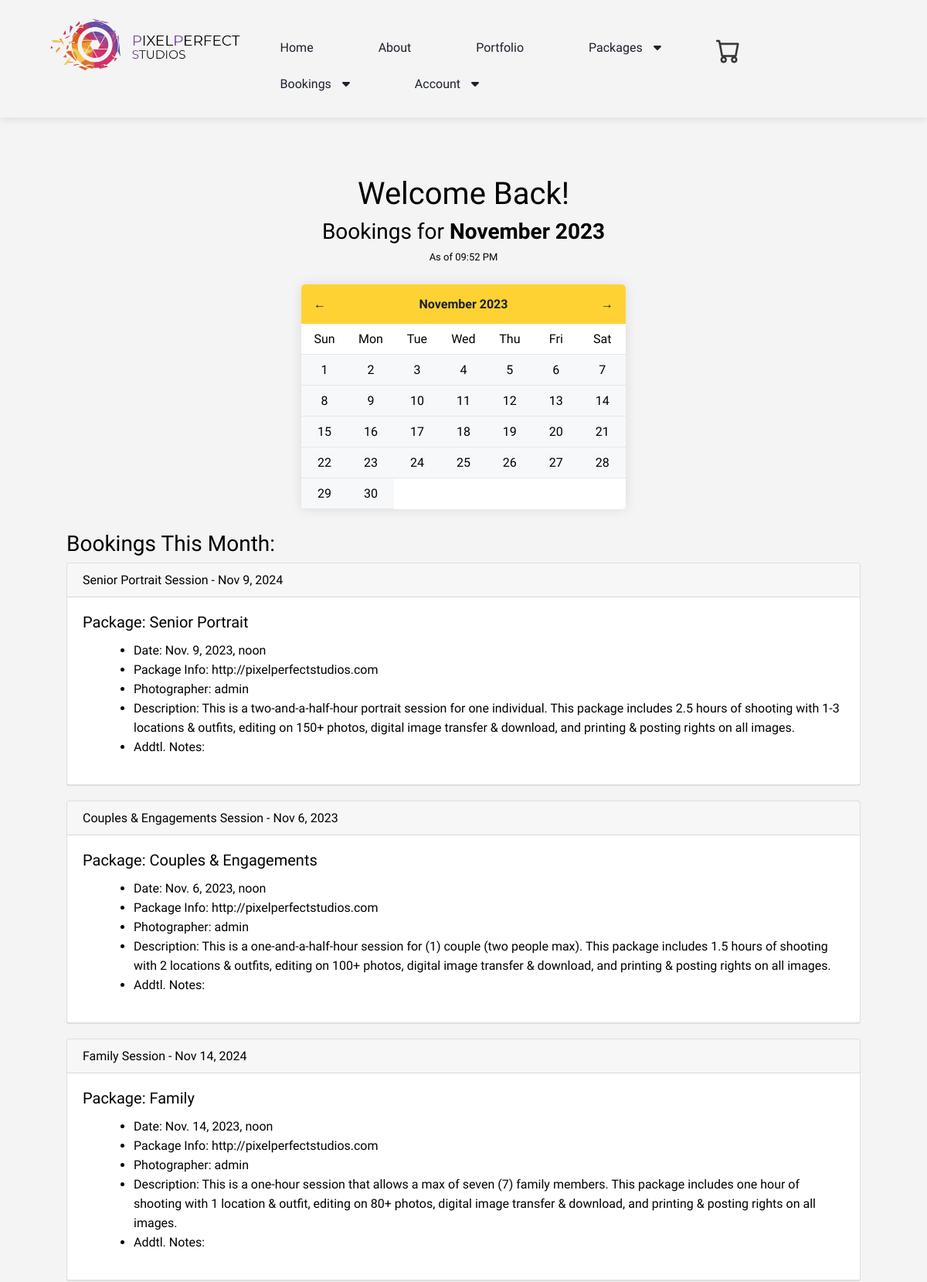
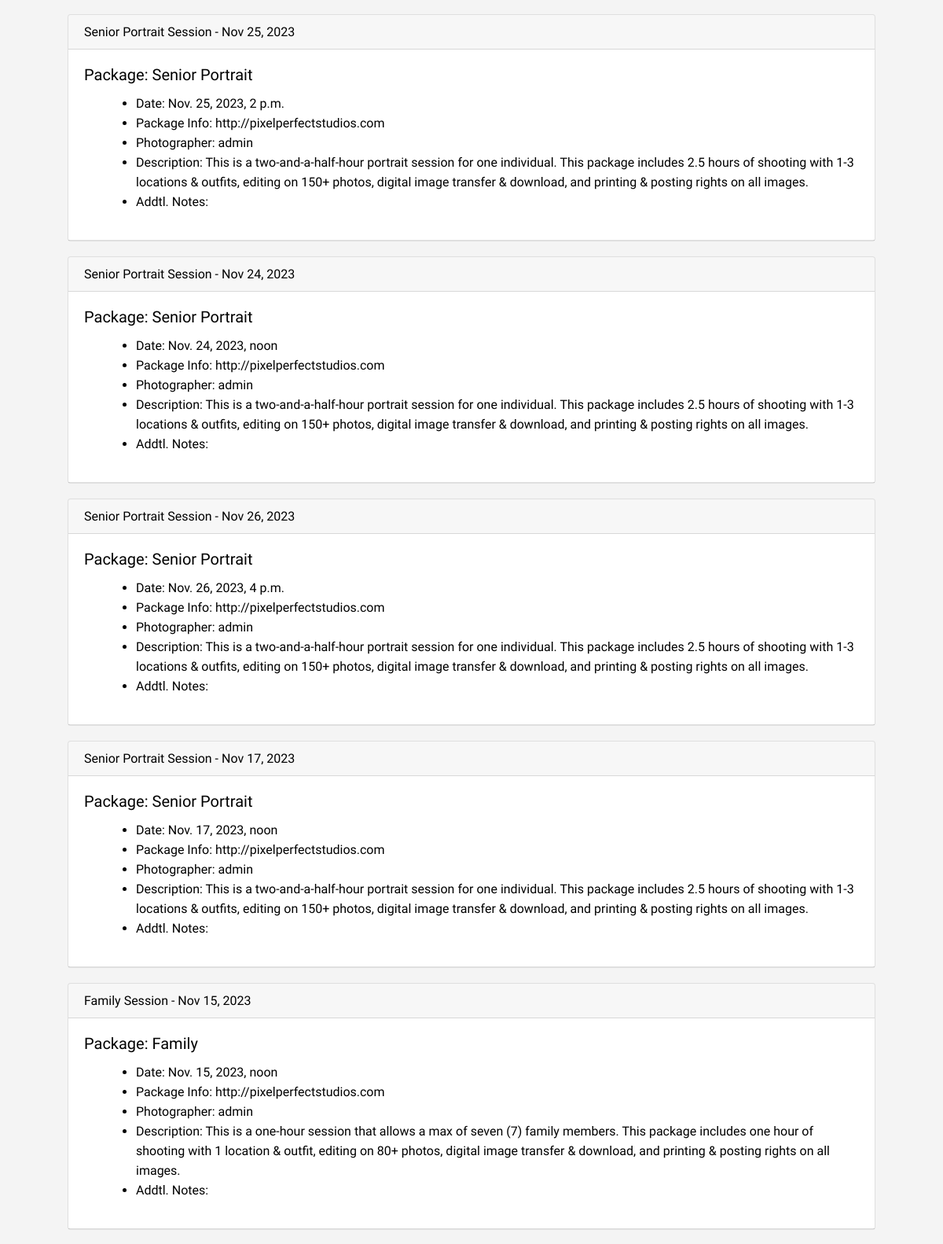
The page /bookings/ (upper part) on the database its author committed (2 pictures, top to bottom).
### events/models.py (models this page shows, shortened)
class Event(models.Model):
    name = models.CharField('Event Name', max_length=120)
    event_date = models.DateTimeField('Event Date')
    venue = models.ForeignKey(Venue, blank=True, null=True, on_delete=models.CASCADE)
    manager = models.ForeignKey(User, blank=True, null=True, on_delete=models.SET_NULL)
    description = models.TextField(blank=True)
    attendees = models.ManyToManyField(MyClubUser, blank=True)
    approved = models.BooleanField('Approved', default=False)
    def __str__(self):
        return self.name

class Venue(models.Model):
    name = models.CharField('Venue Name', max_length=120)
    address = models.CharField(max_length=300)
    zip_code = models.CharField('Zip Code', max_length=15)
    phone = models.CharField('Contact Phone', max_length=25, blank=True)
    web = models.URLField('Website Address', blank=True)
    email_address = models.EmailField('Email Address', blank=True)
    owner = models.IntegerField("Venue Owner", blank=False, default=1)
    venue_image = models.ImageField(null=True, blank=True, upload_to="images/")
    def __str__(self):
        return self.name

### events/views.py (the view)
# urls.py: path('', views.home, name="home"),
def home(request, year=datetime.now().year, month=datetime.now().strftime('%B')):
    name = "John"
    month = month.capitalize()
    month_number = list(calendar.month_name).index(month)
    month_number = int(month_number)
    cal = HTMLCalendar().formatmonth(
        year,
        month_number)
    now = datetime.now()
    current_year = now.year
    event_list = Event.objects.filter(
        event_date__year=year,
        event_date__month=month_number
    )
    time = now.strftime('%I:%M %p')
    return render(request,
                  'events/home.html', {
                      "name": name,
                      "year": year,
                      "month": month,
                      "month_number": month_number,
                      "cal": cal,
                      "current_year": current_year,
                      "time": time,
                      "event_list": event_list,
                  })

### catalog/templates/events/home.html (shortened to what this page needs)
{% extends 'events/base.html' %}
{% block content %}
    <div style="text-align: center;">
        <h1>Welcome Back!</h1>
        <h3>Bookings for <strong>{{ month }} {{ year }}</strong></h3>
        <p style="font-size: 13px;">As of {{ time }}</p>
        <br/><br/>
        <div class="calendar" style="margin: -10px auto;">
            <div class="header" style="background-color: #ffd234; color: #1c212d;">
                <span class="prev">←</span>
                <span class="month-year">October 2023</span>
                <span class="next">→</span>
            </div>
            <div class="days">
                <div class="day">Sun</div>
                <div class="day">Mon</div>
                <div class="day">Tue</div>
                <div class="day">Wed</div>
                <div class="day">Thu</div>
                <div class="day">Fri</div>
                <div class="day">Sat</div>
            </div>
            <div class="dates">
            </div>
        </div>
        <br/><br/>
    </div>
    <h3>Bookings This Month:</h3>
    {% if event_list %}
        {% for event in event_list %}
            <div class="card">
                <div class="card-header">
                    {{ event }}
                </div>
                <div class="card-body">
                    <h5 class="card-title">Package: {{ event.venue }}</h5>
                    <p class="card-text">
                    <ul>
                        <li>Date: {{ event.event_date }}</li>
                        <li>Package Info: {{ event.venue.web }}</li>
                        <li>Photographer: {{ event.manager }}</li>
                        <li>Description: {{ event.description }}</li>
                        <li>Addtl. Notes:<br/>
                        </li>
                    </ul>
                    </p>
                </div>
            </div>
            <br/>
        {% endfor %}
    {% else %}
        Sorry, no available bookings this month.
    {% endif %}
{% endblock %}

### rows shown on the page
Event: name "Senior Portrait Session - Nov 9, 2024", venue "Senior Portrait", event_date "Nov. 9, 2023, noon", venue.web "http://pixelperfectstudios.com", manager "admin", description "This is a two-and-a-half-hour portrait session for one individual. This package includes 2.5 hours of shooting with 1-3 locations & outfits, editing on 150+ photos, digital image transfer & download, and printing & posting rights on all images."
Event: name "Couples & Engagements Session - Nov 6, 2023", venue "Couples & Engagements", event_date "Nov. 6, 2023, noon", venue.web "http://pixelperfectstudios.com", manager "admin", description "This is a one-and-a-half-hour session for (1) couple (two people max). This package includes 1.5 hours of shooting with 2 locations & outfits, editing on 100+ photos, digital image transfer & download, and printing & posting rights on all images."
Event: name "Family Session - Nov 14, 2024", venue "Family", event_date "Nov. 14, 2023, noon", venue.web "http://pixelperfectstudios.com", manager "admin", description "This is a one-hour session that allows a max of seven (7) family members. This package includes one hour of shooting with 1 location & outfit, editing on 80+ photos, digital image transfer & download, and printing & posting rights on all images."
Event: name "Senior Portrait Session - Nov 25, 2023", venue "Senior Portrait", event_date "Nov. 25, 2023, 2 p.m.", venue.web "http://pixelperfectstudios.com", manager "admin", description "This is a two-and-a-half-hour portrait session for one individual. This package includes 2.5 hours of shooting with 1-3 locations & outfits, editing on 150+ photos, digital image transfer & download, and printing & posting rights on all images."
Event: name "Senior Portrait Session - Nov 24, 2023", venue "Senior Portrait", event_date "Nov. 24, 2023, noon", venue.web "http://pixelperfectstudios.com", manager "admin", description "This is a two-and-a-half-hour portrait session for one individual. This package includes 2.5 hours of shooting with 1-3 locations & outfits, editing on 150+ photos, digital image transfer & download, and printing & posting rights on all images."
Event: name "Senior Portrait Session - Nov 26, 2023", venue "Senior Portrait", event_date "Nov. 26, 2023, 4 p.m.", venue.web "http://pixelperfectstudios.com", manager "admin", description "This is a two-and-a-half-hour portrait session for one individual. This package includes 2.5 hours of shooting with 1-3 locations & outfits, editing on 150+ photos, digital image transfer & download, and printing & posting rights on all images."
Event: name "Senior Portrait Session - Nov 17, 2023", venue "Senior Portrait", event_date "Nov. 17, 2023, noon", venue.web "http://pixelperfectstudios.com", manager "admin", description "This is a two-and-a-half-hour portrait session for one individual. This package includes 2.5 hours of shooting with 1-3 locations & outfits, editing on 150+ photos, digital image transfer & download, and printing & posting rights on all images."
Event: name "Family Session - Nov 15, 2023", venue "Family", event_date "Nov. 15, 2023, noon", venue.web "http://pixelperfectstudios.com", manager "admin", description "This is a one-hour session that allows a max of seven (7) family members. This package includes one hour of shooting with 1 location & outfit, editing on 80+ photos, digital image transfer & download, and printing & posting rights on all images."

### other values the page prints
{{ month }} "November"
